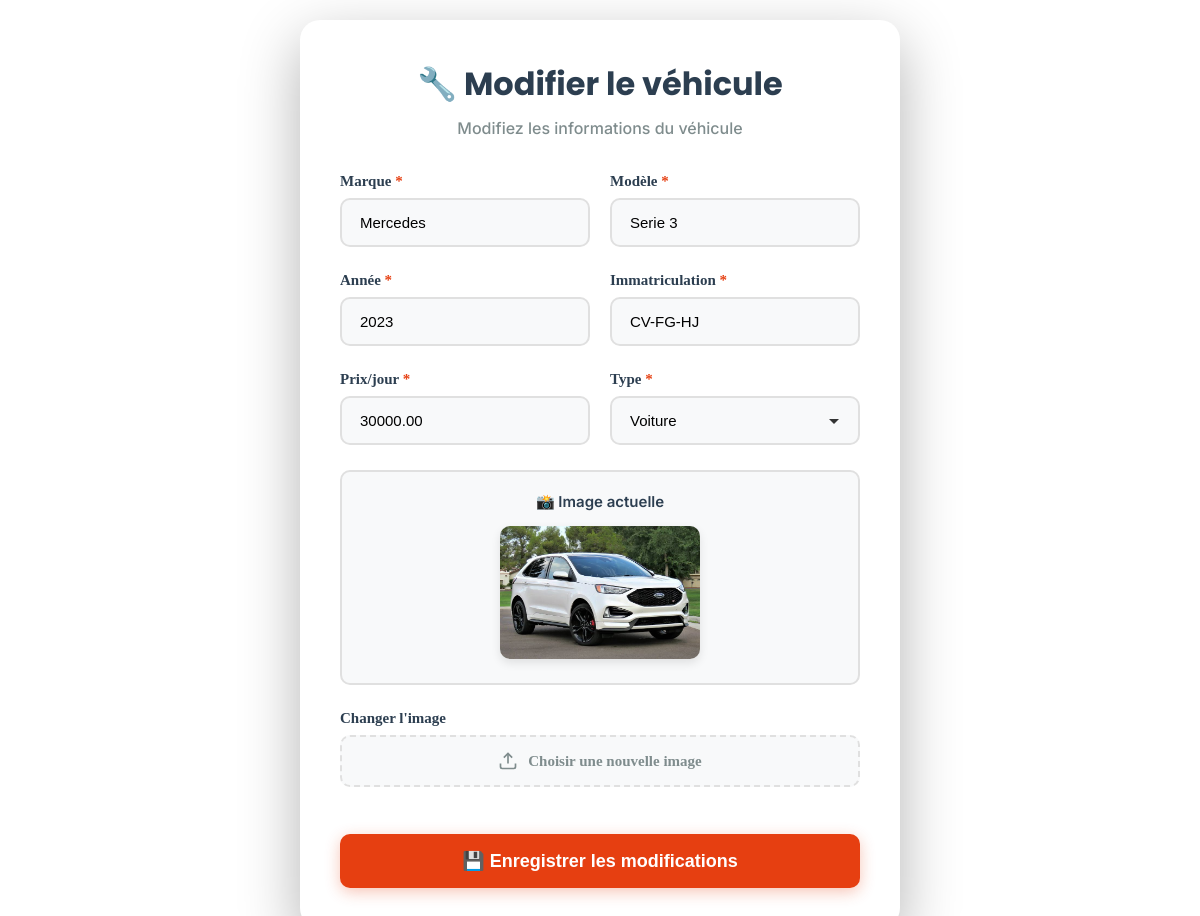
The app's page /vehicules/modification_vehicule.php?id=25 with its own data.
### tables this page shows
CREATE TABLE IF NOT EXISTS `vehicules` (
  `id` int NOT NULL AUTO_INCREMENT,
  `marque` varchar(100) NOT NULL,
  `modele` varchar(100) NOT NULL,
  `annee` int NOT NULL,
  `immatriculation` varchar(20) NOT NULL,
  `prix_jour` decimal(10,2) NOT NULL,
  `type` enum('voiture','moto','camion') NOT NULL,
  `image` varchar(255) DEFAULT NULL,
  `disponible` tinyint(1) DEFAULT '1',
  `date_creation` timestamp NULL DEFAULT CURRENT_TIMESTAMP,
  PRIMARY KEY (`id`),
  UNIQUE KEY `immatriculation` (`immatriculation`),
  KEY `idx_type` (`type`),
  KEY `idx_disponible` (`disponible`),
  KEY `idx_marque` (`marque`)
);

### Crud/Vehicule_crud.php (called while the page is built, shortened)
<?php
require_once __DIR__ . '/../config/Database.php';
class Vehicule_crud {
    private $db;
    public function __construct(){
        $database = new Database();
        $this->db = $database->connect();
    }
    public function getById($id){
    $stmt = $this->db->prepare("SELECT * FROM vehicules WHERE id=?");
    $stmt->execute([$id]);
    return $stmt->fetch(PDO::FETCH_ASSOC);
}
}
?>

### config/database.php (called while the page is built, shortened)
<?php
class Database {
    private $host = "localhost";
    private $dbname = "location_vehicules";
    private $username = "root";
    private $password = "";
    public function connect() {
        $this->conn = null;
        try {
            $this->conn = new PDO(
                "mysql:host={$this->host};dbname={$this->dbname};charset=utf8",
                $this->username,
                $this->password
            );
            $this->conn->setAttribute(PDO::ATTR_ERRMODE, PDO::ERRMODE_EXCEPTION);
        } catch(PDOException $e) {
            echo "Erreur de connexion : " . $e->getMessage();
            exit;
        }
        return $this->conn;
    }
}
?>

### vehicules/modification_vehicule.php (the view, shortened to what this page needs)
<?php
require_once __DIR__ . '/../Crud/Vehicule_crud.php';
$crud = new Vehicule_crud();
$vehicule = $crud->getById($_GET['id']);
$action = "update_vehicule.php?id=" . $vehicule['id'];
?>
<!DOCTYPE html>
<html lang="fr">
<head>
    <link rel="stylesheet" href="modifier.css">
</head>
<body>
    <div class="form-container">
        <div class="form-header">
            <h2>🔧 Modifier le véhicule</h2>
            <p>Modifiez les informations du véhicule</p>
        </div>
        <form method="POST" action="<?= $action ?>" enctype="multipart/form-data">
            <div class="grid-2">
                <div class="form-group">
                    <label>Marque <span>*</span></label>
                    <input type="text" name="marque" value="<?= htmlspecialchars($vehicule['marque']) ?>" required>
                </div>
                <div class="form-group">
                    <label>Modèle <span>*</span></label>
                    <input type="text" name="modele" value="<?= htmlspecialchars($vehicule['modele']) ?>" required>
                </div>
            </div>
            <div class="grid-2">
                <div class="form-group">
                    <label>Année <span>*</span></label>
                    <input type="number" name="annee" min="1900" max="<?= date('Y')+1 ?>" value="<?= $vehicule['annee'] ?>" required>
                </div>
                <div class="form-group">
                    <label>Immatriculation <span>*</span></label>
                    <input type="text" name="immatriculation" value="<?= htmlspecialchars($vehicule['immatriculation']) ?>" required>
                </div>
            </div>
            <div class="grid-2">
                <div class="form-group">
                    <label>Prix/jour <span>*</span></label>
                    <input type="number" name="prix_jour" step="0.01" min="0" value="<?= $vehicule['prix_jour'] ?>" required>
                </div>
                <div class="form-group">
                    <label>Type <span>*</span></label>
                    <select name="type" required>
                        <option value="voiture" <?= $vehicule['type']=='voiture'?'selected':'' ?>>Voiture</option>
                    </select>
                </div>
            </div>
            <?php if(!empty($vehicule['image'])): ?>
                <div class="current-image">
                    <p>📸 Image actuelle</p>
                    <img src="../vehicules/uploads/<?= htmlspecialchars($vehicule['image']) ?>" alt="Image <?= htmlspecialchars($vehicule['marque']) ?>">
                </div>
            <?php endif; ?>
            <div class="form-group">
                <label>Changer l'image</label>
                <div class="file-input-wrapper">
                    <label for="image" class="file-input-label">
                        <svg width="20" height="20" viewBox="0 0 24 24" fill="none" stroke="currentColor" stroke-width="2">
                            <path d="M21 15v4a2 2 0 0 1-2 2H5a2 2 0 0 1-2-2v-4"></path>
                            <polyline points="17 8 12 3 7 8"></polyline>
                            <line x1="12" y1="3" x2="12" y2="15"></line>
                        </svg>
                        Choisir une nouvelle image
                    </label>
                </div>
            </div>
            <button type="submit">
                💾 Enregistrer les modifications
            </button>
        </form>
    </div>
</body>
</html>

### vehicules/modifier.css (style rules this page uses)
* { margin: 0; padding: 0; box-sizing: border-box; }
body { min-height: 100vh; display: flex; justify-content: center; align-items: center; padding: 20px; }
.form-container { background: white; border-radius: 20px; box-shadow: 0 20px 60px rgba(0, 0, 0, 0.3); padding: 40px; max-width: 600px; width: 100%; animation: slideUp 0.5s ease; }
.form-header { text-align: center; margin-bottom: 35px; }
.form-header h2 { color: #2c3e50; font-size: 32px; margin-bottom: 10px; font-weight: 700; }
.form-header p { color: #7f8c8d; font-size: 16px; }
.form-group { margin-bottom: 25px; }
label { display: block; color: #2c3e50; font-weight: 600; margin-bottom: 8px; font-size: 15px; }
label span { color: #E63F11; }
input[type="text"], input[type="number"], select { width: 100%; padding: 14px 18px; border: 2px solid #e0e0e0; border-radius: 10px; font-size: 15px; transition: all 0.3s ease; background: #f8f9fa; }
select { cursor: pointer; appearance: none; background-repeat: no-repeat; background-position: right 18px center; padding-right: 45px; }
.current-image { background: #f8f9fa; padding: 20px; border-radius: 10px; text-align: center; margin-bottom: 25px; border: 2px solid #e0e0e0; }
.current-image p { color: #2c3e50; font-weight: 600; margin-bottom: 15px; font-size: 15px; }
.current-image img { max-width: 200px; border-radius: 10px; box-shadow: 0 4px 10px rgba(0, 0, 0, 0.1); transition: transform 0.3s ease; }
.file-input-wrapper { position: relative; overflow: hidden; display: inline-block; width: 100%; }
.file-input-label { display: flex; align-items: center; justify-content: center; padding: 14px 18px; border: 2px dashed #e0e0e0; border-radius: 10px; background: #f8f9fa; cursor: pointer; transition: all 0.3s ease; color: #7f8c8d; font-size: 15px; }
.file-input-label svg { margin-right: 10px; }
button[type="submit"] { width: 100%; padding: 16px; background: #E63F11; color: white; border: none; border-radius: 10px; font-size: 18px; font-weight: 700; cursor: pointer; transition: all 0.3s ease; margin-top: 10px; box-shadow: 0 4px 15px rgba(230, 63, 17, 0.3); }
.grid-2 { display: grid; grid-template-columns: 1fr 1fr; gap: 20px; }
h2 { font-family: "Poppins", sans-serif; font-weight: 700; font-style: normal; font-size: 24px; }
p { font-family: "Inter", sans-serif; font-optical-sizing: auto; font-weight: 500; font-style: normal; font-size: 16px; }

### records on screen
vehicules: marque "Mercedes", modele "Serie 3", annee "2023", immatriculation "CV-FG-HJ", prix_jour "30000.00", type "Voiture", image (picture)
